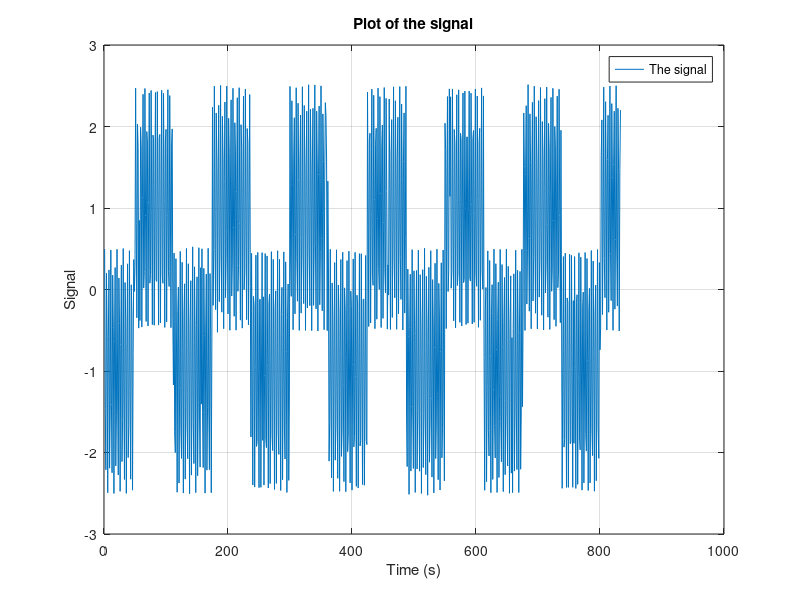

Recreate this plot in MATLAB. (Note: this script raises an error after producing the figure.)
%% Digital signal processing MATLAB exam - TRAN Gia Quoc Bao, ASI

%% Default commands
clear all;
close all;
clc;

%% I. Context and variables to be analyzed

% Here we need to analyze the frequencies inside a signal to determine 
% them (part II) and then to design suitable filters to extract those 
% frequencies (part III). Finally there will be some conclusions on what we
% have done so far, in part IV.

%% II. Spectral analysis

% The signal we want to analyze is called x, with a sampling frequency of fe. 
% In this part we would like to spot the special, interesting 
% frequencies in order to know what kinds of filters need to be made.

load('sujet2a.mat');

%% Plotting the signal
figure(1);
plot(x);
grid on;
xlabel('Time (s)');
ylabel('Signal');
legend('The signal');
title('Plot of the signal');

% This signal contains some frequencies that we need to analyzed, using fft
% and zero-padding.

%% Applying spectral analysis on the power consumption signal
figure(2);
[magnitude_signalSecond frequency_signalSecond] = Spectrum('signal studied', x, fe);

% Here in the analysis using the file "Spectrum" with contains zero-padding
% and fft, I observed 1 peak at 41.5869 Hz and another one at 1528.9307 Hz. 
% So I will need a low-pass filter and a high-pass filter to separate them.

%% III. Digital FIR filters

% In this part, we are trying to separate the components corresponding 
% to each of the frequencies we determined.
% So we will first use a low-pass FIR filter for the f = 41.5869
% Hz, then a high-pass for the one with 1528.9307 Hz.

%% 3.1 Low-pass filter

% The frequency we want is 41.5869 Hz. We will use a cut frequency
% at 60 as we know that this will include the one we need.

fc1 = 2*60/fe;

% Making the 1st window (Hamming)
deltaWindow1 = 0.005;
sizeWindow1 = round(3.3/deltaWindow1 - 1);

% I chose the delta to be 0.05 to greatly reduce to other unwanted
% frequencies while avoiding to much calculation for the computer.

% Making the window is optional. Normally with MATLAB we just need to use fir1 and
% then filter.

% Making the 1st filter
filter1 = fir1(sizeWindow1, fc1, 'low');

% Analysis of the 1st filter
figure(3);
[magnitude1 phase1 frequency1] = FilterVisu('low-pass filter', filter1, 1, sizeWindow1, fe);

% Looking at the magnitude spectrum we observe clearly that this is a
% low-pass filter. The gain for low frequencies is high and almost zero for
% the high frequencies. The cut is clear at the frequency we want: 41.5869

% Applying the 1st filter on the signal
signalFiltered1 = filter(filter1, 1, x);

% Analysis of the obtained signal
figure(4);
[magnitude_signalFiltered1 frequency_signalFiltered1] = Spectrum('signal after filter 1 (low-pass)', signalFiltered1, fe);

% Looking at this we see that the high frequencies are filtered away and
% the small ones are much clearer. This shows the effectiveness of the
% low-pass filter we implemented. 

figure(5);
plot(signalFiltered1);
grid on;
xlabel('Time (s)');
ylabel('Signal');
legend('The signal after filter 1 (low-pass)');
title('Plot of the signal after filter 1 (low-pass)');

% We observe the first pattern thanks to the filter we implemented. Later
% we will compare the results.

%% 3.2 High-pass filter (and comparison with band-pass filter)

% The frequency we want is 1528.9307 Hz. We will use cut 
% frequencies at 1450 Hz as we know that this will include the one we need.

fc2 = 2*1450/fe;

% Making the 2nd window (Hamming)
deltaWindow2 = 0.005;
sizeWindow2 = round(3.3/deltaWindow2 - 1) + 1;

% I chose the delta to be 0.05 to greatly reduce to other unwanted
% frequencies while avoiding to much calculation for the computer. Odd 
% order symmetric FIR filters must have a gain of zero at the Nyquist 
% frequency. So the order is being increased by one.

% Making the window is optional. Normally with MATLAB we just need to use fir1 and
% then filter.

% Making the 2nd filter
filter2 = fir1(sizeWindow2, fc2, 'high');

% I want to use a band-pass filter to compare with the high-pass one
filter3 = fir1(sizeWindow2, [fc2 fc2*1.07]);

% Analysis of the 2nd filter
figure(6);
[magnitude2 phase2 frequency2] = FilterVisu('high-pass filter', filter2, 1, sizeWindow2, fe);

% Looking at the magnitude spectrum we observe clearly that this is a
% high-pass filter. The gain for high frequencies is high and almost zero for
% the low frequencies. The cut is 1461 Hz which is good.

% Analysis of the 3rd filter
figure(7);
[magnitude3 phase3 frequency3] = FilterVisu('band-pass filter', filter3, 1, sizeWindow2, fe);

% Looking at the magnitude spectrum we observe clearly that this is a
% band-pass filter. The gain is only reserved for the frequencies in the 
% band we choose. We cut at 1461 and 1540.

% Applying the 2nd filter and 3rd filter on the signal
signalFiltered2 = filter(filter2, 1, x);
signalFiltered3 = filter(filter3, 1, x);

% Analysis of the obtained signals
figure(8);
[magnitude_signalFiltered2 frequency_signalFiltered2] = Spectrum('signal after filter 2 (high-pass)', signalFiltered2, fe);

% By looking at this we see that the low frequencies have been greatly
% reduced by the filter. The high-frequency component is now quite clear to see.

figure(9);
[magnitude_signalFiltered3 frequency_signalFiltered3] = Spectrum('signal after filter 3 (band-pass)', signalFiltered3, fe);

% By looking at this we see that the frequencies outside the wanted band
% have been greatly reduced by the filter. The high-frequency component is 
% now very clear to see, clearer than the high-pass filter.

figure(10);
plot(signalFiltered2);
grid on;
xlabel('Time (s)');
ylabel('Signal');
legend('The signal after filter 2 (high-pass)');
title('Plot of the signal after filter 2 (high-pass)');

figure(11);
plot(signalFiltered3);
grid on;
xlabel('Time (s)');
ylabel('Signal');
legend('The signal after filter 3 (band-pass)');
title('Plot of the signal after filter 3 (band-pass)');

% We were able to extract the frequency. We see that the results
% obtained from the 2nd and 3rd filters are not very different as the
% component with the special frequency is extracted anyway. But of course
% the 3rd one gives clearer results as the very high frequencies are
% filtered away as well.

%% IV. Comparison and conclusion
figure(12);
subplot(411);
plot(x);
grid on;
xlabel('Time (s)');
ylabel('Signal');
legend('The original signal');
title('Plot of the original signal');
subplot(412);
plot(signalFiltered1);
grid on;
xlabel('Time (s)');
ylabel('Signal');
legend('The signal after filter 1 (low-pass)');
title('Plot of the signal after filter 1 (low-pass)');
subplot(413);
plot(signalFiltered2);
grid on;
xlabel('Time (s)');
ylabel('Signal');
legend('The signal after filter 2 (high-pass)');
title('Plot of the signal after filter 2 (high-pass)');
subplot(414);
plot(signalFiltered3);
grid on;
xlabel('Time (s)');
ylabel('Signal');
legend('The signal after filter 3 (band-pass)');
title('Plot of the signal after filter 3 (band-pass)');

% In comparison we see that the signals after being filtered are very
% different from the original one and each has its own frequency. Also
% the filtered signals are delayed by half the order of the filter so we could
% only plot them from there. We see that for the 3rd filter the signal is
% clearer than the 2nd one, thanks to the very high frequencies being
% filtered away.

% What we have done so far is first to analyze the signal in order to
% detect the special frequencies thanks to the file "Spectrum". Then, with
% the information obtained, we designed different suitable filters, studied 
% the filters with the file "FilterVisu" (plotting poles and zeros, 
% frequency response), and applied them on the signal to process it. 
% This way we can see how each of the components varies. 
% Through this we learned how to study a signal effectively using this 
% 2-step procedure and reviewed the tools we have had in the course.

% Some practical lessons from the exercise: we need to normalise the fft,
% which we need zero padding to improve the visual aspect. 